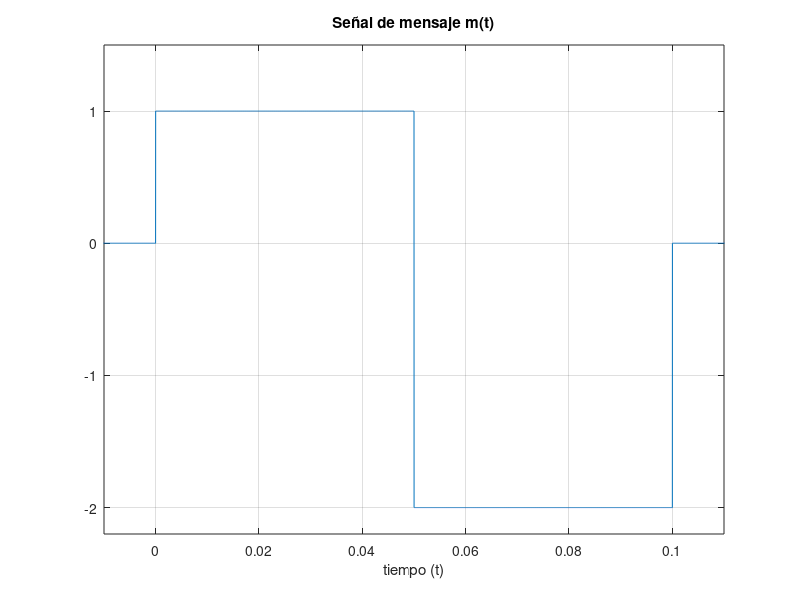
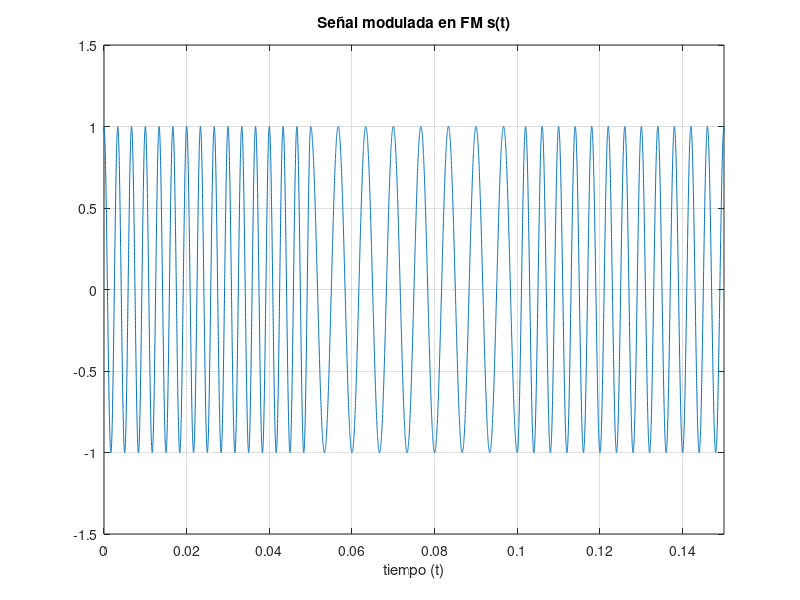
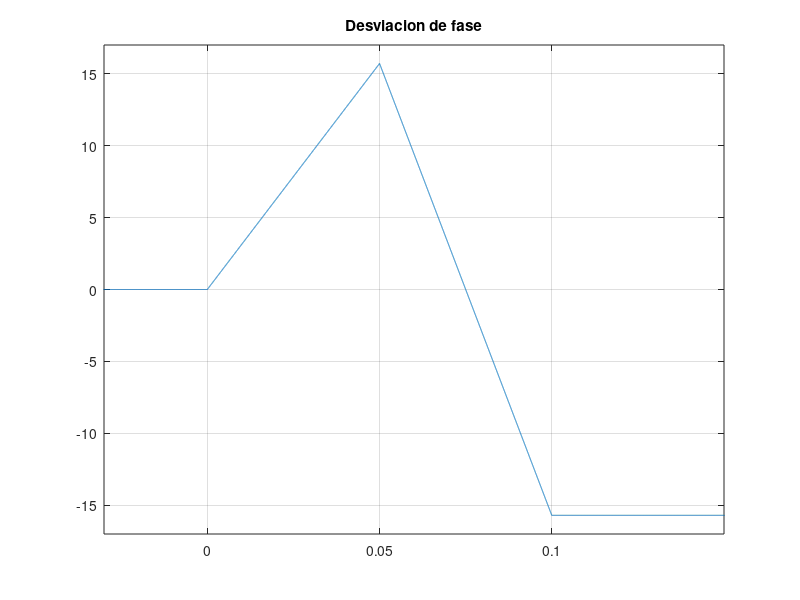
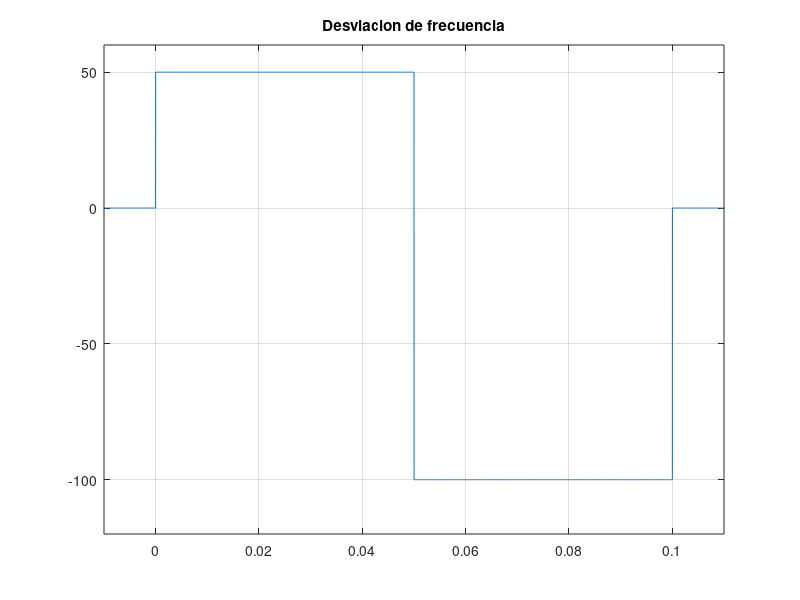

Recreate these plots in MATLAB, in order.
clear all
close all

to=.15;
fm=75000;
tm=1/fm;
t=-.4:tm:.4;
kf = 100*pi;
wc = 500*pi;

%señal modulada
m=(1).*(t>=0 & t<=0.05) + (-2).*(t>0.05 & t<=.1);
figure(1)
plot(t,m);
title('Señal de mensaje m(t)');
xlabel('tiempo (t)');
axis([-0.01 .11 -2.2 1.5]);
grid


%Modulacion de señal m(t)
Int_m = cumsum(m)*tm;
yfm= cos(wc*t + kf*Int_m);
figure(2)
plot(t,yfm)
title('Señal modulada en FM s(t)')
xlabel('tiempo (t)');
axis([0 0.15 -1.5 1.5])
grid

%Desviacion de fase es la Int de m(t) por kf
figure(3)
plot(t,kf*Int_m)
title('Desviacion de fase')
axis([-0.03 0.15 -17 17])
grid

%Desviacion de frecuencia es la señal  m(t) por kf, se muestra en HZ
figure(4)
kf_hz = kf/(2*pi);
plot(t,kf_hz*m)
title('Desviacion de frecuencia');
axis([-0.01 .11 -120 60])
grid

%Espectro de magnitud de la señal de mensaje m(t)
n=100000; %Armonicos
M=fftshift(fft(m,n))*tm;
f=linspace(-fm/2, fm/2, n); %se usa la "n" en la función linspace para poder hacer el vector del mismo tamaño que el M
figure(5)
plot(f,abs(M))
axis([-800 800 0 .12])
xlabel('Frecuencia [Hz]') 
ylabel('Magnitud')
title('Espectro de magnitud m(t)')
grid

%Espectro de magnitud de la señal modulada s(t)
S=fftshift(fft(yfm,n))*tm;
figure(6)
plot(f,abs(S))
axis([-1300 1300 0 .04])
xlabel('Frecuencia') 
ylabel('Magnitud')
title('Espectro de magnitud s(t)')
grid

%Espectro de magnitud de la señal moduladora s(t)aumentada
S=fftshift(fft(yfm,n))*tm;
figure(7)
plot(f,abs(S))
axis([-600 600 0 .04])
xlabel('Frecuencia') 
ylabel('Magnitud')
title('Espectro de magnitud s(t) de cerca')
grid

%%%%%Demodulacion no coherente

%Derivando la señal para obtener la señal de mensaje
yfmdif = [0 diff(yfm)/tm];
figure(8)
plot(t,yfmdif)
title('Señal derivada de yfm')
axis([-0.03 0.15 -2500 2500])
grid

%Espectro de la señal derivada
YFMdif=fftshift(fft(yfmdif,n))*tm;
figure(9)
plot(f,abs(YFMdif))
axis([-400 400 0 100])
title('Espectro de magnitud de la señal derivada')
grid

%Sacando la envolvente con la transformada de Hilbert y quitando las
%amplitudes y kf

yfm_h = hilbert(yfmdif);
yfm_abs = abs(yfm_h);
yfm_rec = (yfm_abs/1-wc)/kf;
figure(10)
plot(t,yfm_rec,'r');
axis([-0.02 .13 -2.5 1.5]);
title('Señal recuperada de la envolvente')
hold on
grid

%Espectro de la señal recuperada de la envolvente
YFM_rec=fftshift(fft(yfm_rec,n))*tm;
figure(11)
plot(f,abs(YFM_rec),'r')
axis([-800 800 0 .12])
title('Espectro de magnitud de la señal recuperada de la envolvente')
grid

%Comparacion entre m(t) y m^(t)
figure(12)
plot(t,yfm_rec);
hold on
plot(t,m);
axis([-0.02 .13 -2.5 1.5]);
title('Comparacion entre m(t) y m¨(t)')
legend('Señal recuperada', 'Señal original ')
grid

%Comparacion entre espectros de m(t) y m^(t)
figure(13)
plot(f,abs(YFM_rec),'r')
hold on
plot(f,abs(M),'b')
axis([-800 800 0 .12])
title('Comparacion entre espectros de m(t) y m¨(t)')
legend('Señal recuperada', 'Señal original ')
grid



